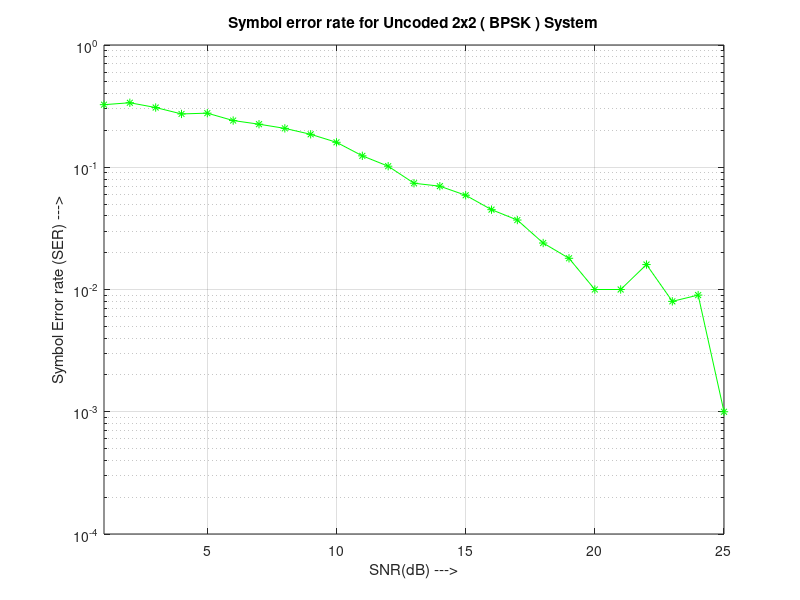

This figure's MATLAB source:
clc
clear 
N = 10^3;
M = 2;
nTx = 2;
nRx = 2;
ip = randi([0 M-1], 1 , N);
sMod = pskmod(ip,M);
sMod = reshape(sMod,nTx,N/nTx);
sMod = kron(sMod , [ones(1,nTx)]);
for i = 1 : (nTx*nRx)
    h(i,:) = 1/sqrt(2)*(randn(1, N/nTx) + 1i*randn(1,N/nTx));
end
H = reshape(h,nRx,N);
y = reshape(sum(H.*sMod,1),nRx,N/nRx);
H = reshape(h,nTx,nRx,N/nTx);
EbN0 = 1:25;
ser = zeros(1,length(EbN0));
for snr = 1:length(EbN0)
    N1 = 1/sqrt(2)*(randn(1,N) + 1i*randn(1,N));
    N1 = reshape(N1,nRx,N/nRx);
    ynoisy = y + 10^(-(EbN0(snr)-10*log10(16))/20)*N1;
    ynoisy = reshape(ynoisy , nRx , 1 , N/nRx);
    iphat = [];
    for i = 1: N/nRx
        C1 = zeros(nRx,1);
        r = ynoisy(:,:,i);
        hSort = transpose(H(:,:,i));
        for k = 1 : nRx
            W = pinv(hSort);
            S1 = sum((abs(W.*W)),2) + C1;
            [~, minEl(k)] = min(S1);
            C1(minEl(k)) = NaN;
            temp = pskdemod(W(minEl(k),:)*r, M);
            yk(minEl(k)) = temp;
            r = r - pskmod(temp,M) * hSort(:,minEl(k));
            hSort(:,minEl(k)) = 0;
        end
        iphat = [iphat , yk];
    end
    [~, ser(snr)] = symerr(ip,iphat);
end
semilogy(EbN0,ser,'g-*');
xlim([EbN0(1), EbN0(end)])
ylim([10^-4, 10^0])
grid on;hold on;
title('Symbol error rate for Uncoded 2x2 ( BPSK ) System');
xlabel('SNR(dB) --->');
ylabel('Symbol Error rate (SER) --->');